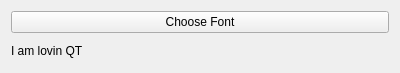
<?xml version="1.0" encoding="UTF-8"?>
<ui version="4.0">
 <class>Widget</class>
 <widget class="QWidget" name="Widget">
  <property name="geometry">
   <rect>
    <x>0</x>
    <y>0</y>
    <width>400</width>
    <height>73</height>
   </rect>
  </property>
  <property name="windowTitle">
   <string>Widget</string>
  </property>
  <layout class="QVBoxLayout" name="verticalLayout_2">
   <item>
    <layout class="QVBoxLayout" name="verticalLayout">
     <item>
      <widget class="QPushButton" name="chooseFontButton">
       <property name="text">
        <string>Choose Font</string>
       </property>
      </widget>
     </item>
     <item>
      <widget class="QLabel" name="label">
       <property name="text">
        <string>I am lovin QT</string>
       </property>
       <property name="wordWrap">
        <bool>true</bool>
       </property>
      </widget>
     </item>
    </layout>
   </item>
  </layout>
 </widget>
 <layoutdefault spacing="6" margin="11"/>
 <resources/>
 <connections/>
</ui>
